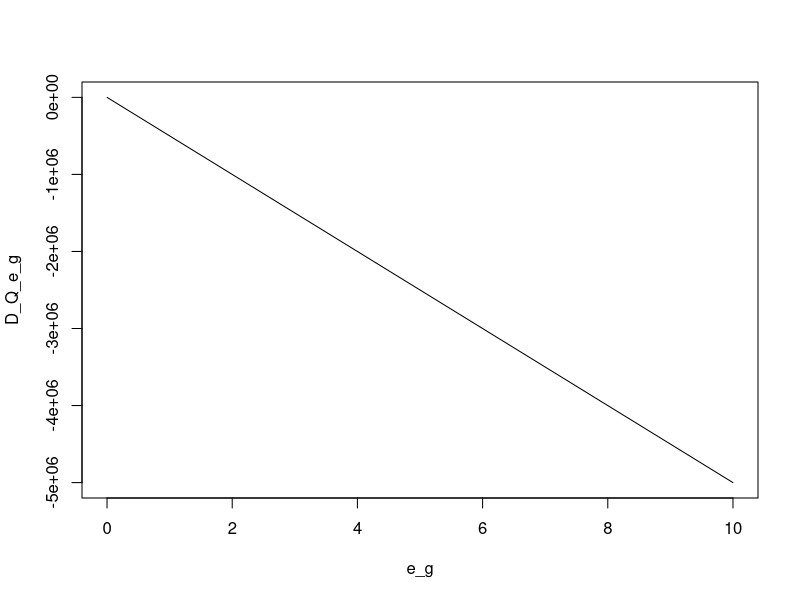

Generate this figure with R:
# Define parameter values
A <- 2; eta <- 2; mu <- 0.2; N <- 100; gamma <- 0.4

# Define HH level emission output vector
e_g <- seq(0,10,by=0.001)

# Calculate a the first derivative of Q w.r.t. e 
D_Q_e_g <- ((gamma*A*e_g^(gamma-1)-1)/(1+A*e_g^(gamma))-e_g)- eta*(N^eta)*(mu^(-eta))*e_g^(eta-1)

# Plot the derivatives:
plot(e_g,D_Q_e_g, type = 'l')

# Get the derivatives for the three smallest outputs:
D_Q_e_g[1:3]

# There is no numerical solution found.
